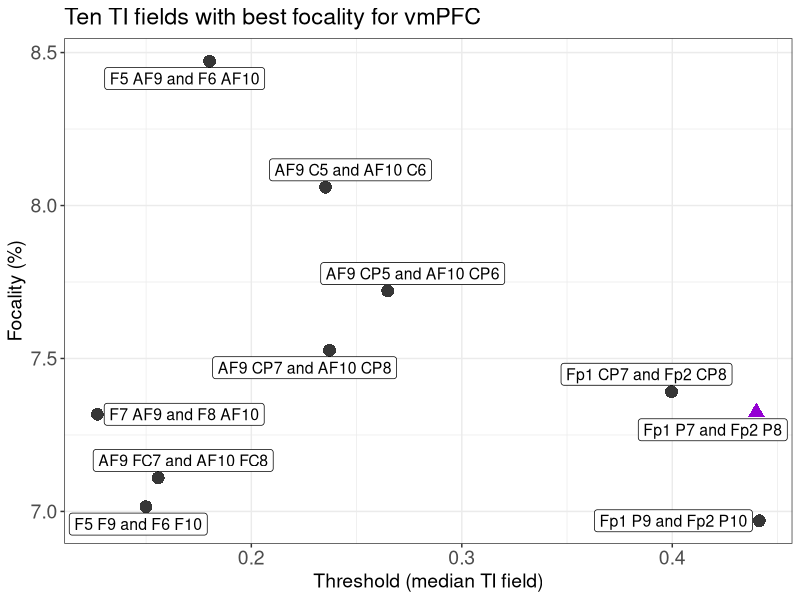

Reproduce this figure in R.
## ---- chunk 1
knitr::opts_chunk$set(echo = TRUE)

.libPaths('C:/Users/vbeliaev/Documents/r_packages')

library(ggplot2)
library(data.table)
library(ggrepel)


## ---- chunk 2

setwd('C:/Users/vbeliaev/Documents/TI_fMRI/pre_registration_paper/methods/modelling/paper_scripts')
dat = read.csv('fields_729.csv')

dat_sort = dat[order(-dat$focality),]
dat_sort_red = dat_sort[1:10,]

dat_show = dat_sort_red[,c(1, 3, 6, 10, 11)]

knitr::kable(dat_show, caption = "Fields with highest focality")

## ---- chunk 3

## highliting the field that is chosen  

idx = which(dat_sort_red$Field == 'Configuration_Fp1_P7_Fp2_P8.cache')
dat_sort_red$chosen = c(rep('unchosen', idx-1), rep('chosen', 1), rep('unchosen', nrow(dat_sort_red) - idx))

## preparing names of the fields for plots

vec_lab = as.character(dat_sort_red$Field)
new_names = c()
n = 1 
for (i_v in vec_lab) {
  
  i_spl = strsplit(i_v, '.cache')
  vec_spl = strsplit(i_spl[[1]], '_')
  
  new_names[n] = paste(vec_spl[[1]][2], vec_spl[[1]][3], 'and', vec_spl[[1]][4], vec_spl[[1]][5])
  n = n + 1
}

.labs = new_names

## plotting 

ggplot(dat_sort_red, aes(threshold, focality)) + 
  geom_point(aes(shape = chosen, color = chosen), size=4) + 
  xlab('Threshold (median TI field)') + 
  ylab('Focality (%)') + 
  theme_bw() + 
  #geom_text_repel(aes(label = .labs), size = 4) + 
  geom_label_repel(aes(label = .labs), size = 4) + 
  theme(text = element_text(size=14), axis.text.x = element_text(size=14), 
        axis.text.y = element_text(size=14)) + 
  ggtitle('Ten TI fields with best focality for vmPFC') + 
  theme(legend.position = "none") + 
  scale_shape_manual(values=c(17, 16)) + 
  scale_color_manual(values=c('darkviolet', 'gray21'))  

